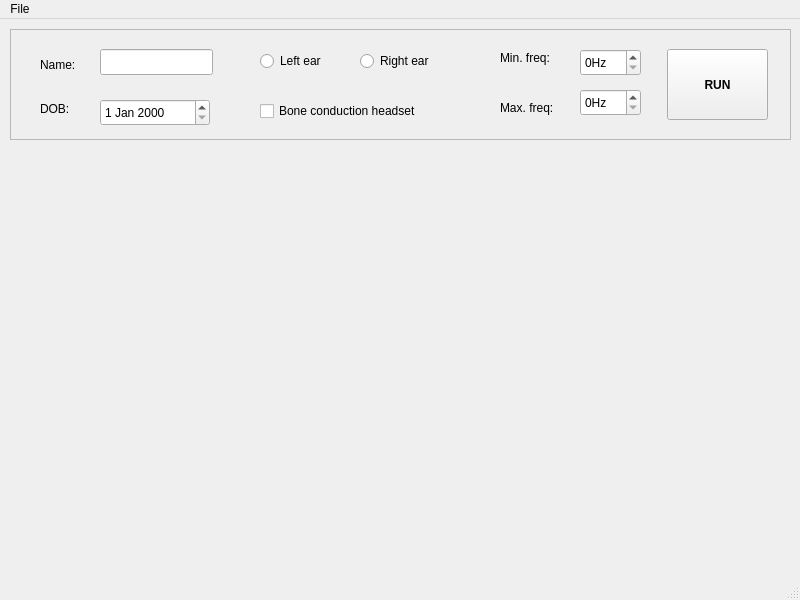
<?xml version="1.0" encoding="UTF-8"?>
<ui version="4.0">
 <class>MainWindow</class>
 <widget class="QMainWindow" name="MainWindow">
  <property name="geometry">
   <rect>
    <x>0</x>
    <y>0</y>
    <width>800</width>
    <height>600</height>
   </rect>
  </property>
  <property name="windowTitle">
   <string>CABRA</string>
  </property>
  <widget class="QWidget" name="centralwidget">
   <widget class="PlotWidget" name="widget" native="true">
    <property name="geometry">
     <rect>
      <x>10</x>
      <y>130</y>
      <width>781</width>
      <height>431</height>
     </rect>
    </property>
   </widget>
   <widget class="QFrame" name="frame">
    <property name="geometry">
     <rect>
      <x>10</x>
      <y>10</y>
      <width>781</width>
      <height>111</height>
     </rect>
    </property>
    <property name="styleSheet">
     <string notr="true"/>
    </property>
    <property name="frameShape">
     <enum>QFrame::StyledPanel</enum>
    </property>
    <property name="frameShadow">
     <enum>QFrame::Raised</enum>
    </property>
    <widget class="QLabel" name="label">
     <property name="geometry">
      <rect>
       <x>30</x>
       <y>20</y>
       <width>61</width>
       <height>31</height>
      </rect>
     </property>
     <property name="text">
      <string>Name:</string>
     </property>
    </widget>
    <widget class="QLineEdit" name="lineEdit">
     <property name="geometry">
      <rect>
       <x>90</x>
       <y>20</y>
       <width>113</width>
       <height>26</height>
      </rect>
     </property>
    </widget>
    <widget class="QLabel" name="label_2">
     <property name="geometry">
      <rect>
       <x>30</x>
       <y>70</y>
       <width>51</width>
       <height>20</height>
      </rect>
     </property>
     <property name="text">
      <string>DOB:</string>
     </property>
    </widget>
    <widget class="QDateEdit" name="dateEdit">
     <property name="geometry">
      <rect>
       <x>90</x>
       <y>70</y>
       <width>110</width>
       <height>27</height>
      </rect>
     </property>
    </widget>
    <widget class="QRadioButton" name="radioButton">
     <property name="geometry">
      <rect>
       <x>250</x>
       <y>20</y>
       <width>111</width>
       <height>24</height>
      </rect>
     </property>
     <property name="text">
      <string>Left ear</string>
     </property>
    </widget>
    <widget class="QRadioButton" name="radioButton_2">
     <property name="geometry">
      <rect>
       <x>350</x>
       <y>20</y>
       <width>111</width>
       <height>24</height>
      </rect>
     </property>
     <property name="text">
      <string>Right ear</string>
     </property>
    </widget>
    <widget class="QCheckBox" name="checkBox">
     <property name="geometry">
      <rect>
       <x>250</x>
       <y>70</y>
       <width>211</width>
       <height>24</height>
      </rect>
     </property>
     <property name="text">
      <string>Bone conduction headset</string>
     </property>
    </widget>
    <widget class="QPushButton" name="pushButton">
     <property name="geometry">
      <rect>
       <x>657</x>
       <y>20</y>
       <width>101</width>
       <height>71</height>
      </rect>
     </property>
     <property name="font">
      <font>
       <italic>false</italic>
       <bold>true</bold>
       <kerning>true</kerning>
      </font>
     </property>
     <property name="text">
      <string>RUN</string>
     </property>
     <property name="icon">
      <iconset theme="media-playback-start">
       <normaloff>.</normaloff>.</iconset>
     </property>
     <property name="iconSize">
      <size>
       <width>20</width>
       <height>20</height>
      </size>
     </property>
    </widget>
    <widget class="QLabel" name="label_3">
     <property name="geometry">
      <rect>
       <x>490</x>
       <y>20</y>
       <width>66</width>
       <height>18</height>
      </rect>
     </property>
     <property name="text">
      <string>Min. freq:</string>
     </property>
    </widget>
    <widget class="QLabel" name="label_4">
     <property name="geometry">
      <rect>
       <x>490</x>
       <y>70</y>
       <width>66</width>
       <height>18</height>
      </rect>
     </property>
     <property name="text">
      <string>Max. freq:</string>
     </property>
    </widget>
    <widget class="QSpinBox" name="spinBox">
     <property name="geometry">
      <rect>
       <x>570</x>
       <y>20</y>
       <width>61</width>
       <height>27</height>
      </rect>
     </property>
     <property name="suffix">
      <string>Hz</string>
     </property>
    </widget>
    <widget class="QSpinBox" name="spinBox_2">
     <property name="geometry">
      <rect>
       <x>570</x>
       <y>60</y>
       <width>61</width>
       <height>27</height>
      </rect>
     </property>
     <property name="suffix">
      <string>Hz</string>
     </property>
    </widget>
   </widget>
  </widget>
  <widget class="QMenuBar" name="menubar">
   <property name="geometry">
    <rect>
     <x>0</x>
     <y>0</y>
     <width>800</width>
     <height>23</height>
    </rect>
   </property>
   <widget class="QMenu" name="menuFile">
    <property name="title">
     <string>File</string>
    </property>
    <addaction name="actionSave"/>
   </widget>
   <addaction name="menuFile"/>
  </widget>
  <widget class="QStatusBar" name="statusbar"/>
  <action name="actionSave">
   <property name="text">
    <string>Save</string>
   </property>
  </action>
 </widget>
 <customwidgets>
  <customwidget>
   <class>PlotWidget</class>
   <extends>QWidget</extends>
   <header>pyqtgraph</header>
   <container>1</container>
  </customwidget>
 </customwidgets>
 <resources/>
 <connections/>
</ui>
